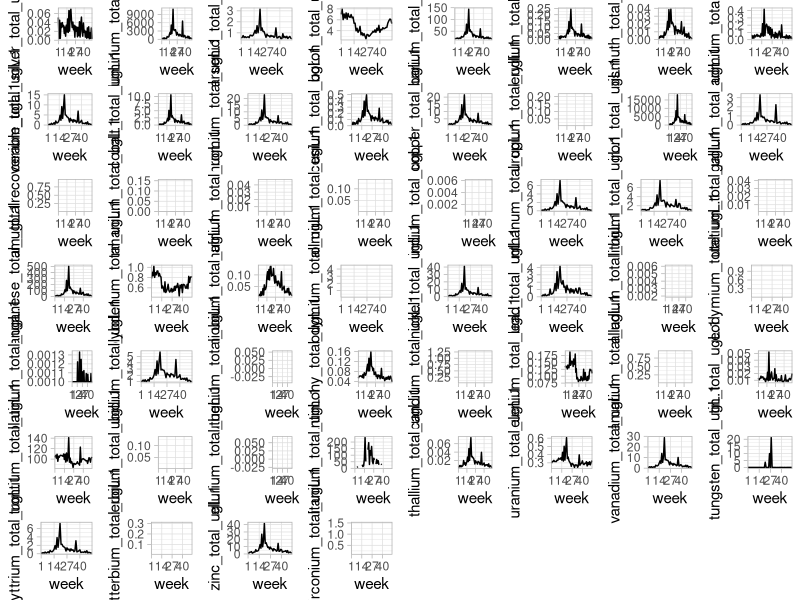
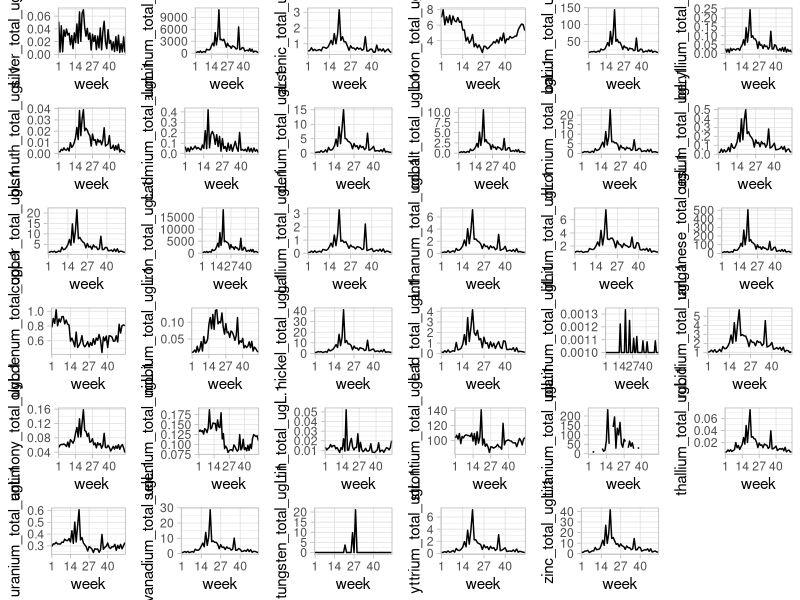
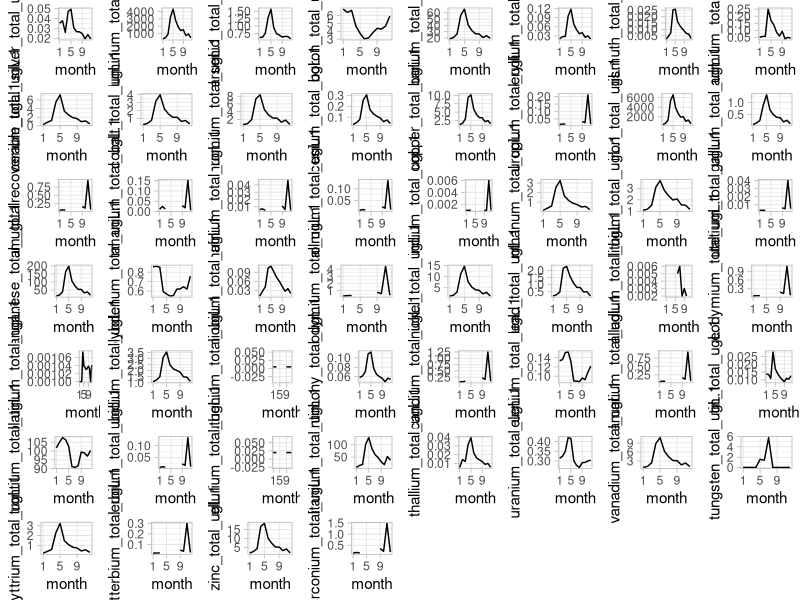
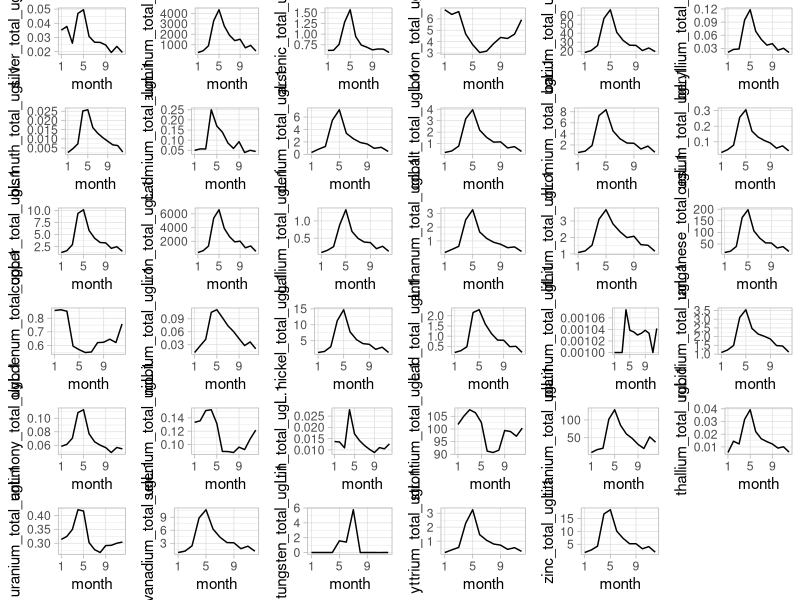

These charts were generated, in order, by the following R code: (Note: this script raises an error after producing the figures.)
library(tidyverse)
library(dplyr)
library(ggpubr)

##Loading datasheets

hopemetals1 <- read.csv("hopemetals1.csv") %>%
  rename("sample_time" = 1)

hopemetals2 <- read.csv("hopemetals2.csv")%>%
  rename("sample_time" = 1,
         "sample_number" = 2,
         "sample_type" = 3)
hopemetals3 <- read.csv("hopemetals3.csv") %>%
  rename("sample_time" = 1,
         "sample_number" = 2,
         "sample_type" = 3)
hopemetals4 <- read.csv("hopemetals4.csv") %>%
  rename("sample_time" = 1,
         "sample_number" = 2,
         "sample_type" = 3)
hopemetals5 <- read.csv("hopemetals5.csv") %>%
  rename("sample_time" = 1,
         "sample_number" = 2,
         "sample_type" = 3)
hopemetals6 <- read.csv("hopemetals6.csv") %>%
  rename("sample_time" = 1,
         "sample_number" = 2,
         "sample_type" = 3)

##Joining to one sheet

hopemetals <- hopemetals1 %>%
  full_join(hopemetals2, 
             by = c("sample_time", "sample_number", "sample_type")) %>%
  full_join(hopemetals3, 
             by = c("sample_time", "sample_number", "sample_type")) %>%
  full_join(hopemetals4, 
             by = c("sample_time", "sample_number", "sample_type")) %>%
  full_join(hopemetals5, 
             by = c("sample_time", "sample_number", "sample_type")) %>%
  full_join(hopemetals6, 
             by = c("sample_time", "sample_number", "sample_type"))

##Removing an error variable
hopemetals <- hopemetals %>%
  filter(if_all(everything(), ~!grepl(-999999.000, .)))

##Adding week and month variable to metals df
hopemetals <- hopemetals %>%
  mutate(week = lubridate::isoweek(sample_time),
         month = lubridate::month(sample_time)) %>%
  relocate(c("week", "month"), .after = sample_time) %>%
  mutate(week = factor(week),
         month = factor(month))
  

##Creating mean dataframes for weeks and months
hope_meanweeks <-
  hopemetals %>%
  group_by(lubridate::isoweek(sample_time)) %>%
  summarize_at(vars(aluminum_total_ugL.1:zirconium_total_ugL.1),
               mean,
               na.rm=TRUE) %>%
  rename("week" = "lubridate::isoweek(sample_time)") %>%
  mutate(week = factor(week))

hope_meanmonths <-
  hopemetals %>%
  group_by(lubridate::month(sample_time)) %>%
  summarize_at(vars(aluminum_total_ugL.1:zirconium_total_ugL.1),
               mean,
               na.rm=TRUE) %>%
  rename("month" = "lubridate::month(sample_time)") %>%
  mutate(month = factor(month))


##Plotting all elements by week (average lines only for facetting)
hope_weeklineplots <- function(y) {
  ggplot() +
    geom_line(data = hope_meanweeks,
              aes(x = week,
                  y={{y}},
                  group = 1)) +
    scale_x_discrete(breaks=seq(1,52,13)) +
    theme_light()
}

Al_week_line_hope <- hope_weeklineplots(aluminum_total_ugL.1)
Sb_week_line_hope <- hope_weeklineplots(antimony_total_ugL.1)
As_week_line_hope <- hope_weeklineplots(arsenic_total_ugL.1)
Ba_week_line_hope <- hope_weeklineplots(barium_total_ugL.1)
Be_week_line_hope <- hope_weeklineplots(beryllium_total_ugL.1)
Bi_week_line_hope <- hope_weeklineplots(bismuth_total_ugL.1)
B_week_line_hope <- hope_weeklineplots(boron_total_ugL.1)
Cd_week_line_hope <- hope_weeklineplots(cadmium_total_ugL.1)
Ce_week_line_hope <- hope_weeklineplots(cerium_total_ugL.1)
Cs_week_line_hope <- hope_weeklineplots(cesium_total_ugL.1)
Cr_week_line_hope <- hope_weeklineplots(chromium_total_ugL.1)
Co_week_line_hope <- hope_weeklineplots(cobalt_total_ugL.1)
Cu_week_line_hope <- hope_weeklineplots(copper_total_ugL.1)
Eu_week_line_hope <-hope_weeklineplots(europium_total_ugL.1)
Gd_week_line_hope <- hope_weeklineplots(gadolinium_totalrecoverable_ugL.1)
Ga_week_line_hope <- hope_weeklineplots(gallium_total_ugL.1)
Ge_week_line_hope <- hope_weeklineplots(germanium_total_ugL.1)
Hf_week_line_hope <- hope_weeklineplots(hafnium_total_ugL.1)
Ho_week_line_hope <- hope_weeklineplots(holmium_total_ugL.1)
In_week_line_hope <- hope_weeklineplots(indium_total_ugL.1)
Fe_week_line_hope <- hope_weeklineplots(iron_total_ugL.1)
La_week_line_hope <- hope_weeklineplots(lanthanum_total_ugL.1)
Pb_week_line_hope <- hope_weeklineplots(lead_total_ugL.1)
Li_week_line_hope <- hope_weeklineplots(lithium_total_ugL.1)
Lu_week_line_hope <- hope_weeklineplots(lutetium_total_ugL.1)
Mn_week_line_hope <- hope_weeklineplots(manganese_total_ugL.1)
Mo_week_line_hope <- hope_weeklineplots(molybdenum_total_ugL.1)
Nd_week_line_hope <- hope_weeklineplots(neodymium_total_ugL.1)
Ni_week_line_hope <- hope_weeklineplots(nickel_total_ugL.1)
Nb_week_line_hope <- hope_weeklineplots(niobium_total_ugL.1)
Pd_week_line_hope <- hope_weeklineplots(palladium_total_ugL.1)
Pt_week_line_hope <- hope_weeklineplots(platinum_total_ugL.1)
Pr_week_line_hope <- hope_weeklineplots(praseodymium_total_ugL.1)
Rb_week_line_hope <- hope_weeklineplots(rubidium_total_ugL.1)
Ru_week_line_hope <- hope_weeklineplots(ruthenium_total_ugL.1)
Sm_week_line_hope <- hope_weeklineplots(samarium_total_ugL.1)
Sc_week_line_hope <- hope_weeklineplots(scandium_total_ugL.1)
Se_week_line_hope <- hope_weeklineplots(selenium_total_ugL.1)
Ag_week_line_hope <- hope_weeklineplots(silver_total_ugL.1)
Sr_week_line_hope <- hope_weeklineplots(strontium_total_ugL.1)
Te_week_line_hope <- hope_weeklineplots(tellurium_total_ugL.1)
Tb_week_line_hope <- hope_weeklineplots(terbium_total_ugL.1)
Tl_week_line_hope <- hope_weeklineplots(thallium_total_ugL.1)
Sn_week_line_hope <- hope_weeklineplots(tin_total_ugL.1)
Ti_week_line_hope <- hope_weeklineplots(titanium_total_ugL.1)
W_week_line_hope <- hope_weeklineplots(tungsten_total_ugL.1)
U_week_line_hope <- hope_weeklineplots(uranium_total_ugL.1)
V_week_line_hope <- hope_weeklineplots(vanadium_total_ugL.1)
Yb_week_line_hope <- hope_weeklineplots(ytterbium_total_ugL.1)
Y_week_line_hope <- hope_weeklineplots(yttrium_total_ugL.1)
Zn_week_line_hope <- hope_weeklineplots(zinc_total_ugL.1)
Zr_week_line_hope <- hope_weeklineplots(zirconium_total_ugL.1)

allmetals_week_line_hope <-
ggarrange(Ag_week_line_hope,
          Al_week_line_hope,
          As_week_line_hope,
          B_week_line_hope,
          Ba_week_line_hope,
          Be_week_line_hope,
          Bi_week_line_hope,
          Cd_week_line_hope,
          Ce_week_line_hope,
          Co_week_line_hope,
          Cr_week_line_hope,
          Cs_week_line_hope,
          Cu_week_line_hope,
          Eu_week_line_hope,
          Fe_week_line_hope,
          Ga_week_line_hope,
          Gd_week_line_hope,
          Ge_week_line_hope,
          Hf_week_line_hope,
          Ho_week_line_hope,
          In_week_line_hope,
          La_week_line_hope,
          Li_week_line_hope,
          Lu_week_line_hope,
          Mn_week_line_hope,
          Mo_week_line_hope,
          Nb_week_line_hope,
          Nd_week_line_hope,
          Ni_week_line_hope,
          Pb_week_line_hope,
          Pd_week_line_hope,
          Pr_week_line_hope,
          Pt_week_line_hope,
          Rb_week_line_hope,
          Ru_week_line_hope,
          Sb_week_line_hope,
          Sc_week_line_hope,
          Se_week_line_hope,
          Sm_week_line_hope,
          Sn_week_line_hope,
          Sr_week_line_hope,
          Tb_week_line_hope,
          Te_week_line_hope,
          Ti_week_line_hope,
          Tl_week_line_hope,
          U_week_line_hope,
          V_week_line_hope,
          W_week_line_hope,
          Y_week_line_hope,
          Yb_week_line_hope,
          Zn_week_line_hope,
          Zr_week_line_hope,
          ncol = 8, nrow = 7)
          
print(allmetals_week_line_hope) #There are a bunch without any data so making a version without those

metals_week_line_hope <-
  ggarrange(Ag_week_line_hope,
            Al_week_line_hope,
            As_week_line_hope,
            B_week_line_hope,
            Ba_week_line_hope,
            Be_week_line_hope,
            Bi_week_line_hope,
            Cd_week_line_hope,
            Ce_week_line_hope,
            Co_week_line_hope,
            Cr_week_line_hope,
            Cs_week_line_hope,
            Cu_week_line_hope,
            Fe_week_line_hope,
            Ga_week_line_hope,
            La_week_line_hope,
            Li_week_line_hope,
            Mn_week_line_hope,
            Mo_week_line_hope,
            Nb_week_line_hope,
            Ni_week_line_hope,
            Pb_week_line_hope,
            Pt_week_line_hope,
            Rb_week_line_hope,
            Sb_week_line_hope,
            Se_week_line_hope,
            Sn_week_line_hope,
            Sr_week_line_hope,
            Ti_week_line_hope,
            Tl_week_line_hope,
            U_week_line_hope,
            V_week_line_hope,
            W_week_line_hope,
            Y_week_line_hope,
            Zn_week_line_hope,
            ncol = 6, nrow = 6)

print(metals_week_line_hope)

##Plotting all elements by month
hope_monthlineplots <- function(y) {
  ggplot() +
    geom_line(data = hope_meanmonths,
              aes(x = month,
                  y={{y}},
                  group = 1)) +
    scale_x_discrete(breaks=seq(1,12,4)) +
    theme_light()
}

Al_month_line_hope <- hope_monthlineplots(aluminum_total_ugL.1)
Sb_month_line_hope <- hope_monthlineplots(antimony_total_ugL.1)
As_month_line_hope <- hope_monthlineplots(arsenic_total_ugL.1)
Ba_month_line_hope <- hope_monthlineplots(barium_total_ugL.1)
Be_month_line_hope <- hope_monthlineplots(beryllium_total_ugL.1)
Bi_month_line_hope <- hope_monthlineplots(bismuth_total_ugL.1)
B_month_line_hope <- hope_monthlineplots(boron_total_ugL.1)
Cd_month_line_hope <- hope_monthlineplots(cadmium_total_ugL.1)
Ce_month_line_hope <- hope_monthlineplots(cerium_total_ugL.1)
Cs_month_line_hope <- hope_monthlineplots(cesium_total_ugL.1)
Cr_month_line_hope <- hope_monthlineplots(chromium_total_ugL.1)
Co_month_line_hope <- hope_monthlineplots(cobalt_total_ugL.1)
Cu_month_line_hope <- hope_monthlineplots(copper_total_ugL.1)
Eu_month_line_hope <-hope_monthlineplots(europium_total_ugL.1)
Gd_month_line_hope <- hope_monthlineplots(gadolinium_totalrecoverable_ugL.1)
Ga_month_line_hope <- hope_monthlineplots(gallium_total_ugL.1)
Ge_month_line_hope <- hope_monthlineplots(germanium_total_ugL.1)
Hf_month_line_hope <- hope_monthlineplots(hafnium_total_ugL.1)
Ho_month_line_hope <- hope_monthlineplots(holmium_total_ugL.1)
In_month_line_hope <- hope_monthlineplots(indium_total_ugL.1)
Fe_month_line_hope <- hope_monthlineplots(iron_total_ugL.1)
La_month_line_hope <- hope_monthlineplots(lanthanum_total_ugL.1)
Pb_month_line_hope <- hope_monthlineplots(lead_total_ugL.1)
Li_month_line_hope <- hope_monthlineplots(lithium_total_ugL.1)
Lu_month_line_hope <- hope_monthlineplots(lutetium_total_ugL.1)
Mn_month_line_hope <- hope_monthlineplots(manganese_total_ugL.1)
Mo_month_line_hope <- hope_monthlineplots(molybdenum_total_ugL.1)
Nd_month_line_hope <- hope_monthlineplots(neodymium_total_ugL.1)
Ni_month_line_hope <- hope_monthlineplots(nickel_total_ugL.1)
Nb_month_line_hope <- hope_monthlineplots(niobium_total_ugL.1)
Pd_month_line_hope <- hope_monthlineplots(palladium_total_ugL.1)
Pt_month_line_hope <- hope_monthlineplots(platinum_total_ugL.1)
Pr_month_line_hope <- hope_monthlineplots(praseodymium_total_ugL.1)
Rb_month_line_hope <- hope_monthlineplots(rubidium_total_ugL.1)
Ru_month_line_hope <- hope_monthlineplots(ruthenium_total_ugL.1)
Sm_month_line_hope <- hope_monthlineplots(samarium_total_ugL.1)
Sc_month_line_hope <- hope_monthlineplots(scandium_total_ugL.1)
Se_month_line_hope <- hope_monthlineplots(selenium_total_ugL.1)
Ag_month_line_hope <- hope_monthlineplots(silver_total_ugL.1)
Sr_month_line_hope <- hope_monthlineplots(strontium_total_ugL.1)
Te_month_line_hope <- hope_monthlineplots(tellurium_total_ugL.1)
Tb_month_line_hope <- hope_monthlineplots(terbium_total_ugL.1)
Tl_month_line_hope <- hope_monthlineplots(thallium_total_ugL.1)
Sn_month_line_hope <- hope_monthlineplots(tin_total_ugL.1)
Ti_month_line_hope <- hope_monthlineplots(titanium_total_ugL.1)
W_month_line_hope <- hope_monthlineplots(tungsten_total_ugL.1)
U_month_line_hope <- hope_monthlineplots(uranium_total_ugL.1)
V_month_line_hope <- hope_monthlineplots(vanadium_total_ugL.1)
Yb_month_line_hope <- hope_monthlineplots(ytterbium_total_ugL.1)
Y_month_line_hope <- hope_monthlineplots(yttrium_total_ugL.1)
Zn_month_line_hope <- hope_monthlineplots(zinc_total_ugL.1)
Zr_month_line_hope <- hope_monthlineplots(zirconium_total_ugL.1)

allmetals_month_line_hope <-
  ggarrange(Ag_month_line_hope,
            Al_month_line_hope,
            As_month_line_hope,
            B_month_line_hope,
            Ba_month_line_hope,
            Be_month_line_hope,
            Bi_month_line_hope,
            Cd_month_line_hope,
            Ce_month_line_hope,
            Co_month_line_hope,
            Cr_month_line_hope,
            Cs_month_line_hope,
            Cu_month_line_hope,
            Eu_month_line_hope,
            Fe_month_line_hope,
            Ga_month_line_hope,
            Gd_month_line_hope,
            Ge_month_line_hope,
            Hf_month_line_hope,
            Ho_month_line_hope,
            In_month_line_hope,
            La_month_line_hope,
            Li_month_line_hope,
            Lu_month_line_hope,
            Mn_month_line_hope,
            Mo_month_line_hope,
            Nb_month_line_hope,
            Nd_month_line_hope,
            Ni_month_line_hope,
            Pb_month_line_hope,
            Pd_month_line_hope,
            Pr_month_line_hope,
            Pt_month_line_hope,
            Rb_month_line_hope,
            Ru_month_line_hope,
            Sb_month_line_hope,
            Sc_month_line_hope,
            Se_month_line_hope,
            Sm_month_line_hope,
            Sn_month_line_hope,
            Sr_month_line_hope,
            Tb_month_line_hope,
            Te_month_line_hope,
            Ti_month_line_hope,
            Tl_month_line_hope,
            U_month_line_hope,
            V_month_line_hope,
            W_month_line_hope,
            Y_month_line_hope,
            Yb_month_line_hope,
            Zn_month_line_hope,
            Zr_month_line_hope,
            ncol = 8, nrow = 7)

print(allmetals_month_line_hope)

metals_month_line_hope <-
  ggarrange(Ag_month_line_hope,
            Al_month_line_hope,
            As_month_line_hope,
            B_month_line_hope,
            Ba_month_line_hope,
            Be_month_line_hope,
            Bi_month_line_hope,
            Cd_month_line_hope,
            Ce_month_line_hope,
            Co_month_line_hope,
            Cr_month_line_hope,
            Cs_month_line_hope,
            Cu_month_line_hope,
            Fe_month_line_hope,
            Ga_month_line_hope,
            La_month_line_hope,
            Li_month_line_hope,
            Mn_month_line_hope,
            Mo_month_line_hope,
            Nb_month_line_hope,
            Ni_month_line_hope,
            Pb_month_line_hope,
            Pt_month_line_hope,
            Rb_month_line_hope,
            Sb_month_line_hope,
            Se_month_line_hope,
            Sn_month_line_hope,
            Sr_month_line_hope,
            Ti_month_line_hope,
            Tl_month_line_hope,
            U_month_line_hope,
            V_month_line_hope,
            W_month_line_hope,
            Y_month_line_hope,
            Zn_month_line_hope,
            ncol = 6, nrow = 6)

print(metals_month_line_hope)

##Plotting by individual element

weektimeseries <- function(y) {
  ggplot() +
    geom_point(data = metals,
               aes(x = week,
                   y= {{y}}),
               alpha = 1/5)+
    geom_line(data = meanweeks,
              aes(x = week,
                  y= {{y}},
                  group = 1)) +
    theme_light()
}

monthtimeseries <- function(y) {
  ggplot() +
    geom_point(data = metals,
               aes(x = month,
                   y= {{y}}),
               alpha = 1/5)+
    geom_line(data = meanmonths,
              aes(x = month,
                  y= {{y}},
                  group = 1)) +
    theme_light()
}

Al_week <- weektimeseries(aluminum_total_ugL.1)
Al_month <- monthtimeseries(aluminum_total_ugL.1)
